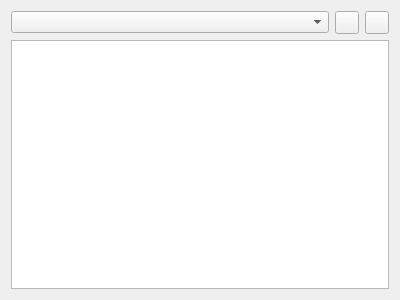
<?xml version="1.0" encoding="UTF-8"?>
<ui version="4.0">
 <class>Alert::Internal::AlertItemScriptEditor</class>
 <widget class="QWidget" name="Alert::Internal::AlertItemScriptEditor">
  <property name="geometry">
   <rect>
    <x>0</x>
    <y>0</y>
    <width>400</width>
    <height>300</height>
   </rect>
  </property>
  <property name="windowTitle">
   <string>Form</string>
  </property>
  <layout class="QGridLayout" name="gridLayout">
   <item row="0" column="0">
    <widget class="QComboBox" name="types"/>
   </item>
   <item row="0" column="1">
    <widget class="QToolButton" name="add"/>
   </item>
   <item row="0" column="2">
    <widget class="QToolButton" name="remove"/>
   </item>
   <item row="1" column="0" colspan="3">
    <widget class="QPlainTextEdit" name="plainTextEdit"/>
   </item>
  </layout>
 </widget>
 <resources/>
 <connections/>
</ui>
